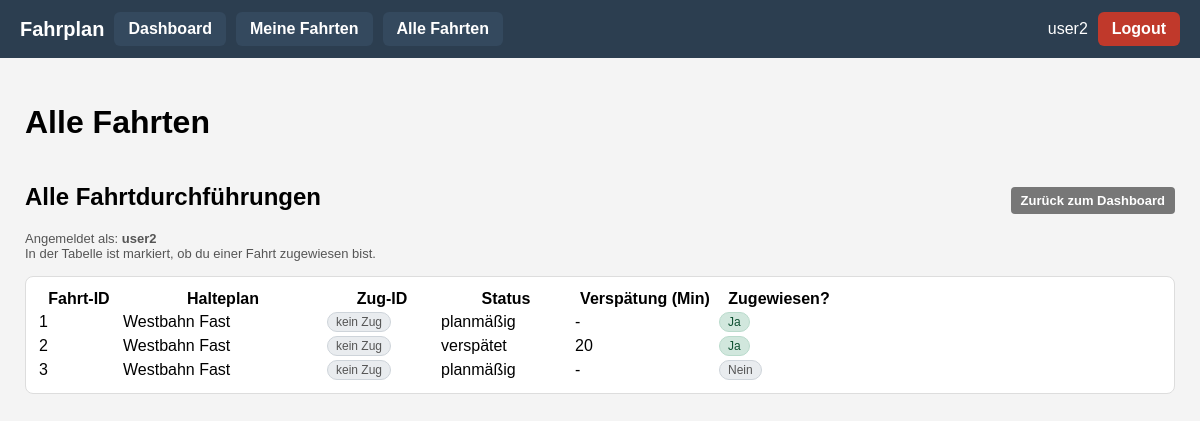
Page /fahrten/alle (signed in) on the earlier database version.
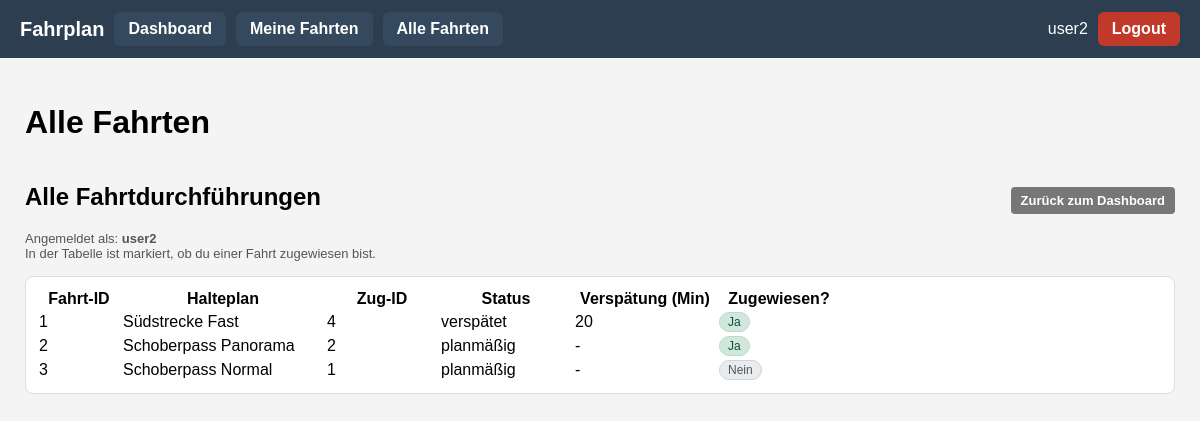
Same page on the later database version.
### app/models.py (models this page shows, shortened)
class User(UserMixin, db.Model):
    __tablename__ = "user"
    id: so.Mapped[int] = so.mapped_column(primary_key=True)
    username: so.Mapped[str] = so.mapped_column(sa.String(64), index=True, unique=True)
    password_hash: so.Mapped[Optional[str]] = so.mapped_column(sa.String(256))
    role: so.Mapped[Role] = so.mapped_column(
        sa.Enum(Role), nullable=False, default=Role.MITARBEITER
    )
    mitarbeiter: so.Mapped["Mitarbeiter"] = so.relationship(
        back_populates="user", uselist=False
    )
    @property
    def is_admin(self) -> bool:
        return self.role == Role.ADMIN

class Mitarbeiter(db.Model):
    __tablename__ = "mitarbeiter"
    id: so.Mapped[int] = so.mapped_column(primary_key=True)
    name: so.Mapped[str] = so.mapped_column(sa.String(128), nullable=False)
    user_id: so.Mapped[int] = so.mapped_column(
        sa.ForeignKey("user.id"), unique=True, nullable=False
    )
    user: so.Mapped["User"] = so.relationship(back_populates="mitarbeiter")
    dienstzuweisungen: so.Mapped[List["Dienstzuweisung"]] = so.relationship(
        back_populates="mitarbeiter",
        cascade="all, delete-orphan",
    )

class Fahrtdurchfuehrung(db.Model):
    __tablename__ = "fahrtdurchfuehrung"
    fahrt_id: so.Mapped[int] = so.mapped_column(primary_key=True)
    halteplan_id: so.Mapped[int] = so.mapped_column(
        sa.ForeignKey("halteplan.halteplan_id"), nullable=False
    )
    zug_id: so.Mapped[int] = so.mapped_column(
        sa.ForeignKey("zug.id"), nullable=False, index=True
    )
    zug: so.Mapped["Zug"] = so.relationship("Zug")
    status: so.Mapped[FahrtdurchfuehrungStatus] = so.mapped_column(
        sa.Enum(FahrtdurchfuehrungStatus),
        nullable=False,
        default=FahrtdurchfuehrungStatus.PLANMAESSIG,
    )
    verspaetung_min: so.Mapped[Optional[int]] = so.mapped_column(sa.Integer)
    halteplan: so.Mapped["Halteplan"] = so.relationship(back_populates="fahrten")
    dienstzuweisungen: so.Mapped[List["Dienstzuweisung"]] = so.relationship(
        back_populates="fahrt",
        cascade="all, delete-orphan",
        passive_deletes=True,
    )
    halte: so.Mapped[List["FahrtHalt"]] = so.relationship(
        "FahrtHalt",
        back_populates="fahrt",
        cascade="all, delete-orphan",
        passive_deletes=True,
    )
    segmente: so.Mapped[List["FahrtSegment"]] = so.relationship(
        "FahrtSegment",
        back_populates="fahrt",
        cascade="all, delete-orphan",
        passive_deletes=True,
    )
    abfahrt_zeit: so.Mapped[datetime] = so.mapped_column(sa.DateTime(), nullable=False)
    price_factor: so.Mapped[float] = so.mapped_column(sa.Float, nullable=False, default=1.0)
    __table_args__ = (
        sa.CheckConstraint("price_factor >= 1", name="ck_fahrt_price_factor_ge1"),
    )

class Halteplan(db.Model):
    __tablename__ = "halteplan"
    halteplan_id: so.Mapped[int] = so.mapped_column(primary_key=True)
    bezeichnung: so.Mapped[str] = so.mapped_column(sa.String(128), nullable=False)
    strecke_id: so.Mapped[int] = so.mapped_column(
        sa.ForeignKey("strecke.id"), nullable=False, index=True
    )
    strecke: so.Mapped["Strecke"] = so.relationship("Strecke")
    fahrten: so.Mapped[List["Fahrtdurchfuehrung"]] = so.relationship(
        back_populates="halteplan",
        cascade="all, delete-orphan"
    )
    haltepunkte: so.Mapped[List["Haltepunkt"]] = so.relationship(
        "Haltepunkt",
        order_by="Haltepunkt.position",
        cascade="all, delete-orphan"
    )
    segmente: so.Mapped[List["HalteplanSegment"]] = so.relationship(
        "HalteplanSegment",
        order_by="HalteplanSegment.position",
        cascade="all, delete-orphan",
    )

### app/routes.py (the view)
@app.route("/fahrten/alle")
@login_required
def fahrten_alle():
    if not current_user.mitarbeiter:
        abort(403)
    mitarbeiter = current_user.mitarbeiter
    fahrten = Fahrtdurchfuehrung.query.all()
    zugewiesene_fahrten_ids = {
        dz.fahrt_id
        for dz in Dienstzuweisung.query.filter_by(mitarbeiter_id=mitarbeiter.id).all()
    }
    return render_template(
        "fahrten_alle.html",
        title="Alle Fahrten",
        fahrten=fahrten,
        mitarbeiter=mitarbeiter,
        zugewiesene_fahrten_ids=zugewiesene_fahrten_ids,
    )

### app/models.py (called while the page is built)
@login.user_loader
def load_user(id: str):
    return db.session.get(User, int(id))

### app/routes.py (called while the page is built)
@app.before_request
def before_request():
    if current_user.is_authenticated:
        current_user.last_seen = datetime.now(timezone.utc)
        db.session.commit()

### app/templates/fahrten_alle.html (shortened to what this page needs)
{% extends "base.html" %}
{% block content %}
<h1>{{ title or "Alle Fahrten" }}</h1>
<div class="card">
    <div class="card-header-row">
        <div>
            <h2>Alle Fahrtdurchführungen</h2>
            <p class="info-text">
                Angemeldet als: <strong>{{ mitarbeiter.name }}</strong><br>
                In der Tabelle ist markiert, ob du einer Fahrt zugewiesen bist.
            </p>
        </div>
        <div>
            <a href="{{ url_for('index') }}" class="btn-secondary-small">
                Zurück zum Dashboard
            </a>
        </div>
    </div>
    <div class="table-wrapper">
        <table class="table table-striped fahrten-table-alle">
            <thead>
                <tr>
                    <th class="col-id">Fahrt-ID</th>
                    <th class="col-halteplan">Halteplan</th>
                    <th class="col-zug">Zug-ID</th>
                    <th class="col-status">Status</th>
                    <th class="col-verspaetung">Verspätung (Min)</th>
                    <th class="col-zugewiesen">Zugewiesen?</th>
                </tr>
            </thead>
            <tbody>
                {% for f in fahrten %}
                <tr>
                    <td>{{ f.fahrt_id }}</td>
                    <td>{{ f.halteplan.bezeichnung }}</td>
                    <td>
                        {% if f.zug_id and f.zug_id != 0 %}
                            {{ f.zug_id }}
                        {% else %}
                            <span class="badge-grey">kein Zug</span>
                        {% endif %}
                    </td>
                    <td>{{ f.status.value }}</td>
                    <td>{{ f.verspaetung_min or '-' }}</td>
                    <td>
                        {% if f.fahrt_id in zugewiesene_fahrten_ids %}
                            <span class="badge-green">Ja</span>
                        {% else %}
                            <span class="badge-grey">Nein</span>
                        {% endif %}
                    </td>
                </tr>
                {% else %}
                <tr>
                    <td colspan="6">
                        Es sind aktuell keine Fahrtdurchführungen erfasst.
                    </td>
                </tr>
                {% endfor %}
            </tbody>
        </table>
    </div>
</div>
{% endblock %}

### app/templates/base.html (shortened to what this page needs)
<!doctype html>
<html lang="de">
<head>
</head>
<body>
<div class="navbar">
    <div class="nav-left">
        <span style="font-size: 20px; font-weight: bold;">Fahrplan</span>
        {% if current_user.is_authenticated and current_user.is_admin %}
            <a class="btn-nav" href="{{ url_for('index') }}">Dashboard</a>
            <a class="btn-nav" href="{{ url_for('mitarbeiter_list') }}">Mitarbeiter</a>
            <a class="btn-nav" href="{{ url_for('fahrten_list') }}">Fahrten</a>
            <a class="btn-nav"  href="{{ url_for('halteplaene_list') }}">Haltepläne</a>
        {% elif current_user.is_authenticated %}
            <a class="btn-nav" href="{{ url_for('index') }}">Dashboard</a>
            <a class="btn-nav" href="{{ url_for('meine_fahrten') }}">Meine Fahrten</a>
            <a class="btn-nav" href="{{ url_for('fahrten_alle') }}">Alle Fahrten</a>
        {% endif %}
    </div>
    <div class="nav-right">
        {% if current_user.is_anonymous %}
            <a class="btn-nav" href="{{ url_for('login') }}">Login</a>
        {% else %}
            <span>{{ current_user.username }}</span>
            <a class="btn-nav btn-logout" href="{{ url_for('logout') }}">Logout</a>
        {% endif %}
    </div>
</div>
<div class="container">
    {% block content %}{% endblock %}
</div>
</body>
</html>

### app/templates/base.html (style rules this page uses)
body { font-family: Arial, sans-serif; margin: 0; padding: 0; background: #f4f4f4; }
.navbar { background: #2c3e50; padding: 12px 20px; display: flex; justify-content: space-between; align-items: center; color: white; }
.nav-left, .nav-right { display: flex; gap: 10px; align-items: center; }
.btn-nav { padding: 8px 14px; border-radius: 6px; text-decoration: none; font-weight: bold; background: #34495e; color: white; transition: 0.2s; }
.btn-logout { background: #c0392b; }
.table-wrapper { max-height: 400px; overflow-y: auto; border-radius: 8px; background: white; padding: 10px; border: 1px solid #ddd; }
.container { padding: 25px; }
.btn-small, .btn-primary-small, .btn-secondary-small { display: inline-block; padding: 6px 10px; border-radius: 4px; font-size: 13px; font-weight: 600; text-decoration: none; border: none; cursor: pointer; }
.btn-secondary-small { background-color: #777; color: #fff; }

### app/templates/fahrten_alle.html (style rules this page uses)
.fahrten-table-alle .col-id { width: 80px; white-space: nowrap; }
.fahrten-table-alle .col-halteplan { min-width: 200px; }
.fahrten-table-alle .col-zug { width: 110px; white-space: nowrap; }
.fahrten-table-alle .col-status { width: 130px; white-space: nowrap; }
.fahrten-table-alle .col-verspaetung { width: 140px; white-space: nowrap; }
.fahrten-table-alle .col-zugewiesen { width: 120px; white-space: nowrap; text-align: center; }
.card-header-row { display: flex; justify-content: space-between; align-items: baseline; margin-bottom: 15px; gap: 10px; }
.info-text { font-size: 13px; color: #555; margin: 4px 0 0 0; }
.badge-green { display: inline-block; padding: 2px 8px; border-radius: 10px; font-size: 12px; background: #d1e7dd; color: #0f5132; border: 1px solid #badbcc; }
.badge-grey { display: inline-block; padding: 2px 8px; border-radius: 10px; font-size: 12px; background: #e9ecef; color: #555; border: 1px solid #ced4da; }

Differences in the rows shown:
changed Fahrtdurchfuehrung id 1: halteplan.bezeichnung "Westbahn Fast" → "Südstrecke Fast"; zug_id (not shown) → "4"; status.value "planmäßig" → "verspätet"; verspaetung_min "-" → "20"; no longer shows "kein Zug"
changed Fahrtdurchfuehrung id 2: halteplan.bezeichnung "Westbahn Fast" → "Schoberpass Panorama"; zug_id (not shown) → "2"; status.value "verspätet" → "planmäßig"; verspaetung_min "20" → "-"; no longer shows "kein Zug"
changed Fahrtdurchfuehrung id 3: halteplan.bezeichnung "Westbahn Fast" → "Schoberpass Normal"; zug_id (not shown) → "1"; no longer shows "kein Zug"
